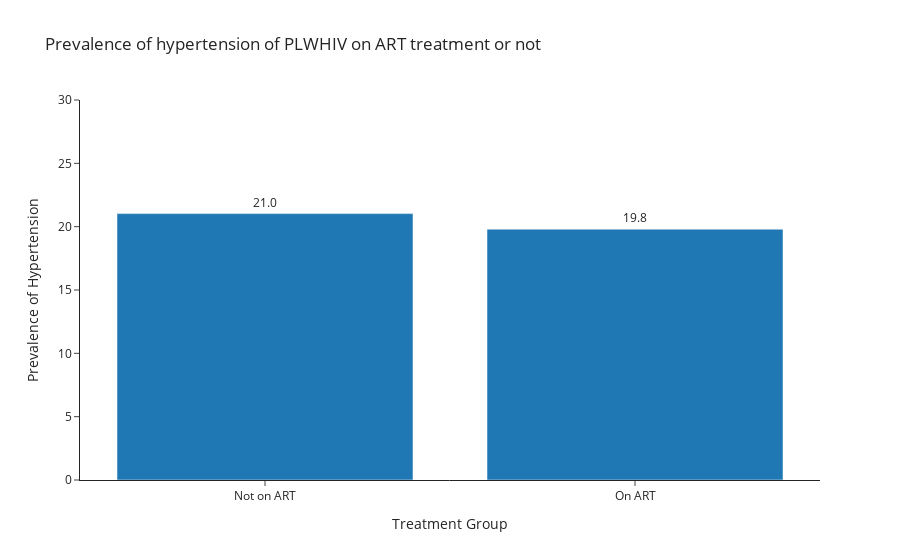

Write notebook code for a chart like this one.
### Code cell
fig_prev_trt = px.bar(prev_trt,
                        x = "trt",
                        y = "Prevalence of Hypertension", 
                 # color = "sex",
            barmode = "group",
           # facet_col = "year",
            template="simple_white",
            title = "Prevalence of hypertension of PLWHIV on ART treatment or not",
                   text_auto='.3s'
                       )
fig_prev_trt.update_yaxes(title_text = "Prevalence of Hypertension")
fig_prev_trt.update_xaxes(title_text = "Treatment Group")
fig_prev_trt.update_traces(textfont_size = 12, textangle = 0, textposition = "outside", cliponaxis = False)
fig_prev_trt.update_yaxes(range= [0, 30])
fig_prev_trt.show()

### Figure 1 — Plotly figure (JSON) as saved in the notebook; plotly's stock layout.template omitted (floating-point values rounded to 4 significant figures)
{"data": [{"alignmentgroup": "True", "cliponaxis": false, "hovertemplate": "trt=%{x}<br>Prevalence of Hypertension=%{y}<extra></extra>", "legendgroup": "", "marker": {"color": "#1F77B4", "pattern": {"shape": ""}}, "name": "", "offsetgroup": "", "orientation": "v", "showlegend": false, "textangle": 0, "textfont": {"size": 12}, "textposition": "outside", "texttemplate": "%{y:.3s}", "type": "bar", "x": ["Not on ART", "On ART"], "xaxis": "x", "y": [21.03, 19.8], "yaxis": "y"}], "layout": {"barmode": "group", "legend": {"tracegroupgap": 0}, "title": {"text": "Prevalence of hypertension of PLWHIV on ART treatment or not"}, "xaxis": {"anchor": "y", "domain": [0, 1], "title": {"text": "Treatment Group"}}, "yaxis": {"anchor": "x", "domain": [0, 1], "range": [0, 30], "title": {"text": "Prevalence of Hypertension"}}}}
